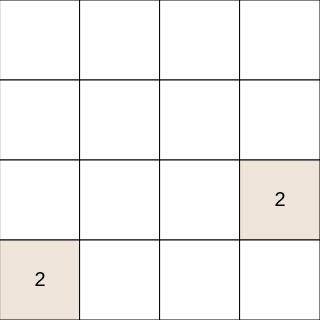
Frame 1 (no input)
Frame 60 (no input): identical to frame 1, image omitted
Frame 120 (the mouse pressed at the canvas centre since frame 60): identical to frame 1, image omitted

The p5.js sketch that drew this single still picture (run headless with seeded random() and noise() and a simulated clock; from frame 60 on, the mouse is pressed at the canvas centre):

// p5.js sketch
// ── sketch.js
let rows = 4;
let cols = 4;

let grid = [
    [0, 0, 0, 0],
    [0, 0, 0, 0],
    [0, 0, 0, 0],
    [0, 0, 0, 0]
];

let blockSize = 80;

function setup() {
    createCanvas(cols * blockSize, rows * blockSize);
    addRandomNumber();
    addRandomNumber();
}

function draw() {
    background(255);
    drawGrid();
}

function keyPressed() {
    let originalGrid = copyGrid(grid);

    if (keyCode === UP_ARROW) {
        let locations = [];
        for (let i = 0; i < rows; i++) {
            for (let j = 0; j < cols; j++) {
                if (grid[i][j] !== 0)
                    locations.push({ i, j });
            }
        }
        slideUP(locations);
    }
    else if (keyCode === DOWN_ARROW) {
        let locations = [];
        for (let i = rows - 1; i >= 0; i--) {
            for (let j = 0; j < cols; j++) {
                if (grid[i][j] !== 0)
                    locations.push({ i, j });
            }
        }
        slideDOWN(locations);
    }
    else if (keyCode === LEFT_ARROW) {
        let locations = [];
        for (let i = 0; i < cols; i++) {
            for (let j = 0; j < rows; j++) {
                if (grid[j][i] !== 0)
                    locations.push({ j, i });
            }
        }
        slideLEFT(locations)
    }
    else if (keyCode === RIGHT_ARROW) {
        let locations = [];
        for (let i = cols - 1; i >= 0; i--) {
            for (let j = 0; j < rows; j++) {
                if (grid[j][i] !== 0)
                    locations.push({ j, i });
            }
        }
        slideRIGHT(locations);
    }
    if (gridFull() && noMergesPossible(originalGrid, grid)) {
        alert("Game Over - You Lose!");
        noLoop();
    }

    addRandomNumber();
}

function gridFull() {
    for (let i = 0; i < rows; i++) {
        for (let j = 0; j < cols; j++) {
            if (grid[i][j] === 0) {
                return false;
            }
        }
    }
    return true;
}

function noMergesPossible(originalGrid, newGrid) {
    for (let i = 0; i < rows; i++) {
        for (let j = 0; j < cols; j++) {
            if (originalGrid[i][j] !== newGrid[i][j]) {
                return false; // A merge occurred, the game is not lost
            }
        }
    }
    return true; // No merges occurred, the game is lost
}

function copyGrid(source) {
    return source.map(row => row.slice());
}

function slideRIGHT(locations) {
    for (let i = 0; i < locations.length; i++) {
        let x = locations[i].j;
        let y = locations[i].i;
        let num = grid[x][y];

        while (y + 1 < grid[x].length && grid[x][y + 1] === 0) {
            grid[x][y] = 0;
            grid[x][y + 1] = num;
            y++;
        }
        // Merge
        if (y + 1 < grid[x].length && grid[x][y + 1] === num) {
            grid[x][y] = 0;
            grid[x][y + 1] = num * 2;
        }
    }
}

function slideLEFT(locations) {
    for (let i = 0; i < locations.length; i++) {
        let x = locations[i].j;
        let y = locations[i].i;
        let num = grid[x][y];

        while (y - 1 >= 0 && grid[x][y - 1] === 0) {
            grid[x][y] = 0;
            grid[x][y - 1] = num;
            y--;
        }
        // Merge
        if (y - 1 >= 0 && grid[x][y - 1] === num) {
            grid[x][y] = 0;
            grid[x][y - 1] = num * 2;
        }
    }
}

function slideDOWN(locations) {
    for (let i = 0; i < locations.length; i++) {
        let x = locations[i].i;
        let y = locations[i].j;
        let num = grid[x][y];

        while (x + 1 < rows && grid[x + 1][y] === 0) {
            grid[x][y] = 0;
            grid[x + 1][y] = num;
            x++;
        }
        // Merge
        if (x + 1 < rows && grid[x + 1][y] === num) {
            grid[x][y] = 0;
            grid[x + 1][y] = num * 2;
        }
    }
}

function slideUP(locations) {
    for (let i = 0; i < locations.length; i++) {
        let x = locations[i].i;
        let y = locations[i].j;
        let num = grid[x][y];

        while (x - 1 >= 0 && grid[x - 1][y] === 0) {
            grid[x][y] = 0;
            grid[x - 1][y] = num;
            x--;
        }
        // Merge
        if (x - 1 >= 0 && grid[x - 1][y] === num) {
            grid[x][y] = 0;
            grid[x - 1][y] = num * 2;
        }
    }
}

function drawGrid() {
    textSize(20);
    textAlign(CENTER, CENTER);

    for (let i = 0; i < rows; i++) {
        for (let j = 0; j < cols; j++) {
            let val = grid[i][j];
            let bgColor = getColor(val);
            fill(bgColor);
            rect(j * blockSize, i * blockSize, blockSize, blockSize);

            if (val !== 0) {
                fill(0);
                text(val, j * blockSize + blockSize / 2, i * blockSize + blockSize / 2);
            }
        }
    }
}

function getColor(value) {
    switch (value) {
        case 2: return color('#eee4da');
        case 4: return color('#ede0c8');
        case 8: return color('#f2b179');
        case 16: return color('#f59563');
        case 32: return color('#f67c5f');
        case 64: return color('#f65e3b');
        case 128: return color('#edcf72');
        case 256: return color('#edcc61');
        case 512: return color('#edc850');
        case 1024: return color('#edc53f');
        case 2048: return color('#edc22e');
        default: return color('#ffffff');
    }
}

function addRandomNumber() {
    let availableSpots = [];
    for (let i = 0; i < rows; i++) {
        for (let j = 0; j < cols; j++) {
            if (grid[i][j] === 0) {
                availableSpots.push({ i, j });
            }
        }
    }

    if (availableSpots.length > 0) {
        let spot = random(availableSpots);
        let newValue = random() < 0.9 ? 2 : 4; // 90% chance for 2, 10% chance for 4
        grid[spot.i][spot.j] = newValue;
    }
}
